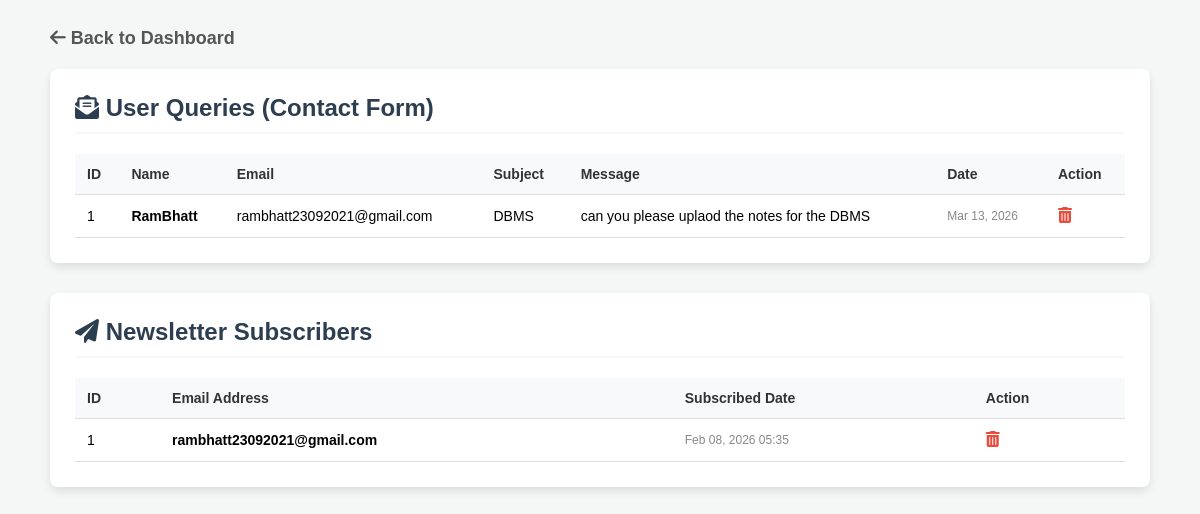
The app's page /admin_queries.php (signed in) with its own data.
### tables this page shows
CREATE TABLE `contact_messages` (
  `id` int(11) UNSIGNED NOT NULL,
  `name` varchar(100) NOT NULL,
  `email` varchar(100) NOT NULL,
  `subject` varchar(255) NOT NULL,
  `message` text NOT NULL,
  `submitted_at` timestamp NOT NULL DEFAULT current_timestamp()
);

CREATE TABLE `newsletter` (
  `id` int(11) UNSIGNED NOT NULL,
  `email` varchar(100) NOT NULL,
  `subscribed_at` timestamp NOT NULL DEFAULT current_timestamp()
);

### admin_queries.php (the view, shortened to what this page needs)
<?php
require 'db_connect.php';
$messages = $conn->query("SELECT * FROM contact_messages ORDER BY submitted_at DESC");
$subscribers = $conn->query("SELECT * FROM newsletter ORDER BY subscribed_at DESC");
?>
<!DOCTYPE html>
<html lang="en">
<head>
    <link rel="stylesheet" href="https://cdnjs.cloudflare.com/ajax/libs/font-awesome/6.0.0/css/all.min.css">
</head>
<body>
<div class="container">
    <a href="admin-dashboard.php" class="back-link"><i class="fas fa-arrow-left"></i> Back to Dashboard</a>
    <div class="section">
        <h2><i class="fas fa-envelope-open-text"></i> User Queries (Contact Form)</h2>
        <table>
            <thead>
                <tr>
                    <th>ID</th>
                    <th>Name</th>
                    <th>Email</th>
                    <th>Subject</th>
                    <th>Message</th>
                    <th>Date</th>
                    <th>Action</th>
                </tr>
            </thead>
            <tbody>
                <?php if ($messages->num_rows > 0): ?>
                    <?php while($row = $messages->fetch_assoc()): ?>
                    <tr>
                        <td><?php echo $row['id']; ?></td>
                        <td><strong><?php echo htmlspecialchars($row['name']); ?></strong></td>
                        <td><?php echo htmlspecialchars($row['email']); ?></td>
                        <td><?php echo htmlspecialchars($row['subject']); ?></td>
                        <td><?php echo nl2br(htmlspecialchars($row['message'])); ?></td>
                        <td class="date"><?php echo date("M d, Y", strtotime($row['submitted_at'])); ?></td>
                        <td>
                            <a href="admin_queries.php?del_msg=<?php echo $row['id']; ?>"
                               class="btn-delete"
                               onclick="return confirm('Delete this message permanently?');"
                               title="Delete Message">
                               <i class="fas fa-trash-alt"></i>
                            </a>
                        </td>
                    </tr>
                    <?php endwhile; ?>
                <?php else: ?>
                    <tr><td colspan="7" style="text-align:center; padding: 20px; color: #777;">No new messages found.</td></tr>
                <?php endif; ?>
            </tbody>
        </table>
    </div>
    <div class="section">
        <h2><i class="fas fa-paper-plane"></i> Newsletter Subscribers</h2>
        <table>
            <thead>
                <tr>
                    <th>ID</th>
                    <th>Email Address</th>
                    <th>Subscribed Date</th>
                    <th>Action</th>
                </tr>
            </thead>
            <tbody>
                <?php if ($subscribers->num_rows > 0): ?>
                    <?php while($row = $subscribers->fetch_assoc()): ?>
                    <tr>
                        <td><?php echo $row['id']; ?></td>
                        <td><strong><?php echo htmlspecialchars($row['email']); ?></strong></td>
                        <td class="date"><?php echo date("M d, Y H:i", strtotime($row['subscribed_at'])); ?></td>
                        <td>
                            <a href="admin_queries.php?del_sub=<?php echo $row['id']; ?>"
                               class="btn-delete"
                               onclick="return confirm('Remove this email from subscribers list?');"
                               title="Delete Subscriber">
                               <i class="fas fa-trash-alt"></i>
                            </a>
                        </td>
                    </tr>
                    <?php endwhile; ?>
                <?php else: ?>
                    <tr><td colspan="4" style="text-align:center; padding: 20px; color: #777;">No subscribers yet.</td></tr>
                <?php endif; ?>
            </tbody>
        </table>
    </div>
</div>
</body>
</html>

### admin_queries.php (style rules this page uses)
body { font-family: 'Poppins', sans-serif; background: #f4f7f6; padding: 20px; }
.container { max-width: 1100px; margin: 0 auto; }
.section { background: white; padding: 25px; border-radius: 8px; box-shadow: 0 4px 8px rgba(0,0,0,0.1); margin-bottom: 30px; }
h2 { margin-top: 0; color: #2c3e50; border-bottom: 2px solid #f4f7f6; padding-bottom: 10px; }
table { width: 100%; border-collapse: collapse; margin-top: 15px; }
th, td { padding: 12px; text-align: left; border-bottom: 1px solid #ddd; font-size: 14px; }
th { background-color: #f8f9fa; color: #333; font-weight: 600; }
.btn-delete { color: #e74c3c; cursor: pointer; text-decoration: none; font-size: 16px; transition: 0.2s; }
.date { color: #888; font-size: 12px; }
.back-link { display: inline-block; margin-bottom: 20px; text-decoration: none; color: #555; font-weight: bold; font-size: 18px; }

### records on screen
contact_messages: id "1", name "RamBhatt", email "rambhatt23092021@gmail.com", subject "DBMS", message "can you please uplaod the notes for the DBMS", submitted_at "Mar 13, 2026"
newsletter: id "1", email "rambhatt23092021@gmail.com", subscribed_at "Feb 08, 2026 05:35"
